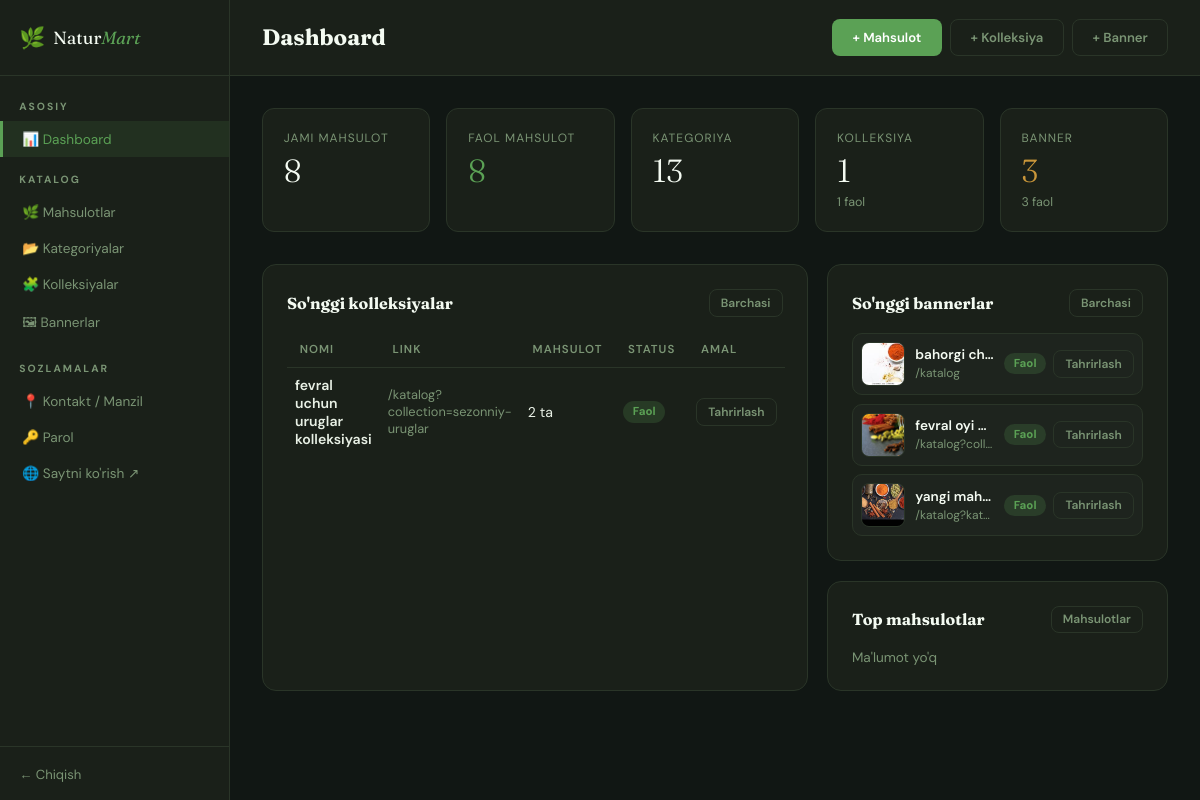
Screenshot of /admin/ (signed in) with the database file from the repository.
### tables this page shows
CREATE TABLE collections (
                id INTEGER PRIMARY KEY AUTOINCREMENT,
                name TEXT NOT NULL,
                slug TEXT UNIQUE NOT NULL,
                description TEXT,
                start_date TEXT,
                end_date TEXT,
                sort_order INTEGER DEFAULT 0,
                is_active INTEGER DEFAULT 1,
                created_at TEXT DEFAULT (datetime('now'))
            );

CREATE TABLE banners (
                id INTEGER PRIMARY KEY AUTOINCREMENT,
                title TEXT NOT NULL,
                subtitle TEXT,
                image_path TEXT NOT NULL,
                button_text TEXT,
                button_link TEXT,
                sort_order INTEGER DEFAULT 0,
                is_active INTEGER DEFAULT 1,
                created_at TEXT DEFAULT (datetime('now'))
            , collection_id INTEGER);

### app/routes/admin.py (the view)
@admin.route('/')
@login_required
def dashboard():
    db = get_db()
    stats = {
        'products': db.execute('SELECT COUNT(*) FROM product').fetchone()[0],
        'active': db.execute('SELECT COUNT(*) FROM product WHERE is_active=1').fetchone()[0],
        'categories': db.execute('SELECT COUNT(*) FROM category').fetchone()[0],
        'collections': db.execute('SELECT COUNT(*) FROM collections').fetchone()[0],
        'active_collections': db.execute('SELECT COUNT(*) FROM collections WHERE is_active=1').fetchone()[0],
        'banners': db.execute('SELECT COUNT(*) FROM banners').fetchone()[0],
        'active_banners': db.execute('SELECT COUNT(*) FROM banners WHERE is_active=1').fetchone()[0],
        'orders': db.execute('SELECT COUNT(*) FROM orders').fetchone()[0],
        'new_orders': db.execute("SELECT COUNT(*) FROM orders WHERE status='yangi'").fetchone()[0],
        'revenue': db.execute("SELECT COALESCE(SUM(total),0) FROM orders WHERE status!='bekor'").fetchone()[0],
    }
    recent_collections = db.execute(
        'SELECT c.*, COUNT(pc.product_id) as prod_count '
        'FROM collections c '
        'LEFT JOIN product_collections pc ON pc.collection_id=c.id '
        'GROUP BY c.id ORDER BY c.id DESC LIMIT 6'
    ).fetchall()
    recent_banners = db.execute(
        'SELECT b.*, c.name as collection_name, c.slug as collection_slug '
        'FROM banners b LEFT JOIN collections c ON c.id=b.collection_id '
        'ORDER BY b.id DESC LIMIT 6'
    ).fetchall()
    popular = db.execute(
        'SELECT p.name, COUNT(oi.id) as cnt FROM order_items oi '
        'JOIN product p ON p.id=oi.product_id GROUP BY oi.product_id ORDER BY cnt DESC LIMIT 5'
    ).fetchall()
    return render_template(
        'admin/dashboard.html',
        stats=stats,
        recent_collections=recent_collections,
        recent_banners=recent_banners,
        popular=popular
    )

### app/__init__.py (called while the page is built)
def get_db():
    if 'db' not in g:
        g.db = sqlite3.connect(DATABASE, detect_types=sqlite3.PARSE_DECLTYPES)
        g.db.row_factory = sqlite3.Row
        g.db.execute('PRAGMA foreign_keys = ON')
    return g.db

### app/routes/admin.py (called while the page is built)
def login_required(f):
    @wraps(f)
    def decorated(*args,**kwargs):
        if not session.get('admin_id'):
            return redirect(url_for('admin.login'))
        return f(*args,**kwargs)
    return decorated

### app/templates/admin/dashboard.html (shortened to what this page needs)
{% extends 'admin/base_admin.html' %}
{% block content %}
<div class="topbar">
  <h1 class="page-title">Dashboard</h1>
  <div class="dash-top-actions">
    <a href="{{ url_for('admin.add_product') }}" class="btn btn-green">+ Mahsulot</a>
    <a href="{{ url_for('admin.add_collection') }}" class="btn btn-outline">+ Kolleksiya</a>
    <a href="{{ url_for('admin.add_banner') }}" class="btn btn-outline">+ Banner</a>
  </div>
</div>
<div class="admin-content">
  <div class="stat-grid dashboard-stat-grid">
    <div class="stat-card">
      <div class="stat-label">Jami mahsulot</div>
      <div class="stat-val">{{ stats.products }}</div>
    </div>
    <div class="stat-card green">
      <div class="stat-label">Faol mahsulot</div>
      <div class="stat-val">{{ stats.active }}</div>
    </div>
    <div class="stat-card">
      <div class="stat-label">Kategoriya</div>
      <div class="stat-val">{{ stats.categories }}</div>
    </div>
    <div class="stat-card">
      <div class="stat-label">Kolleksiya</div>
      <div class="stat-val">{{ stats.collections }}</div>
      <div class="stat-sub">{{ stats.active_collections }} faol</div>
    </div>
    <div class="stat-card gold">
      <div class="stat-label">Banner</div>
      <div class="stat-val">{{ stats.banners }}</div>
      <div class="stat-sub">{{ stats.active_banners }} faol</div>
    </div>
  </div>
  <div class="dash-columns">
    <div class="card">
      <div class="dash-head">
        <h3>So'nggi kolleksiyalar</h3>
        <a href="{{ url_for('admin.collections') }}" class="btn btn-outline btn-sm">Barchasi</a>
      </div>
      <table>
        <thead>
          <tr>
            <th>Nomi</th>
            <th>Link</th>
            <th>Mahsulot</th>
            <th>Status</th>
            <th>Amal</th>
          </tr>
        </thead>
        <tbody>
          {% for c in recent_collections %}
          <tr>
            <td>
              <div style="font-weight:600;">{{ c.name }}</div>
            </td>
            <td style="font-size:0.8rem;color:var(--a-muted);">/katalog?collection={{ c.slug }}</td>
            <td>{{ c.prod_count }} ta</td>
            <td>
              {% if c.is_active %}
              <span class="status status-qabul">Faol</span>
              {% else %}
              <span class="status status-bekor">Nofaol</span>
              {% endif %}
            </td>
            <td>
              <a href="{{ url_for('admin.edit_collection', cid=c.id) }}" class="btn btn-outline btn-sm">Tahrirlash</a>
            </td>
          </tr>
          {% else %}
          <tr><td colspan="5" style="text-align:center;padding:1.5rem;color:var(--a-muted);">Kolleksiyalar yo'q</td></tr>
          {% endfor %}
        </tbody>
      </table>
    </div>
    <div class="dash-side">
      <div class="card">
        <div class="dash-head">
          <h3>So'nggi bannerlar</h3>
          <a href="{{ url_for('admin.banners') }}" class="btn btn-outline btn-sm">Barchasi</a>
        </div>
        <div class="dash-list">
          {% for b in recent_banners %}
          <div class="dash-item">
            <div class="dash-item-media">
              {% if b.image_path %}
              <img src="{{ url_for('static', filename='img/banners/' + b.image_path) }}" class="table-thumb" alt="{{ b.title }}">
              {% else %}
              <span>🖼</span>
              {% endif %}
            </div>
            <div class="dash-item-main">
              <div class="dash-item-title">{{ b.title }}</div>
              <div class="dash-item-sub">
                {% if b.collection_slug %}
                /katalog?collection={{ b.collection_slug }}
                {% elif b.button_link %}
                {{ b.button_link }}
                {% else %}
                /katalog
                {% endif %}
              </div>
            </div>
            <div class="dash-item-side">
              {% if b.is_active %}
              <span class="status status-qabul">Faol</span>
              {% else %}
              <span class="status status-bekor">Nofaol</span>
              {% endif %}
              <a href="{{ url_for('admin.edit_banner', bid=b.id) }}" class="btn btn-outline btn-sm">Tahrirlash</a>
            </div>
          </div>
          {% else %}
          <p style="color:var(--a-muted);font-size:0.85rem;">Bannerlar yo'q</p>
          {% endfor %}
        </div>
      </div>
      <div class="card">
        <div class="dash-head">
          <h3>Top mahsulotlar</h3>
          <a href="{{ url_for('admin.products') }}" class="btn btn-outline btn-sm">Mahsulotlar</a>
        </div>
        <div class="dash-list">
          {% for p in popular %}
          <div class="dash-item simple">
            <div class="dash-item-main">
              <div class="dash-item-title">{{ p.name }}</div>
            </div>
            <div class="dash-item-side">
              <span class="dash-badge">{{ p.cnt }} ta</span>
            </div>
          </div>
          {% else %}
          <p style="color:var(--a-muted);font-size:0.85rem;">Ma'lumot yo'q</p>
          {% endfor %}
        </div>
      </div>
    </div>
  </div>
</div>
{% endblock %}

### app/static/css/admin.css (style rules this page uses)
:root { --a-bg: #111714; --a-card: #1A2019; --a-border: #2A3528; --a-text: #E8F0E5; --a-muted: #7A9474; --a-green: #5BA155; --a-gold: #C9963A; --a-red: #C2644A; --a-blue: #4A8BC2; --a-white: #F4FBF2; --a-input: #141B12; }
*, *::before, *::after { box-sizing: border-box; margin: 0; padding: 0; }
body { font-family: 'DM Sans', sans-serif; background: var(--a-bg); color: var(--a-text); min-height: 100vh; }
a { color: inherit; text-decoration: none; }
h1, h2, h3 { font-family: 'Fraunces', serif; }
.topbar { display: flex; align-items: center; justify-content: space-between; gap: 10px; padding: 1.2rem 2rem; border-bottom: 1px solid var(--a-border); background: var(--a-card); }
.page-title { font-size: 1.4rem; color: var(--a-white); }
.admin-content { padding: 2rem; }
.card { background: var(--a-card); border: 1px solid var(--a-border); border-radius: 14px; padding: 1.5rem; }
.stat-grid { display: grid; grid-template-columns: repeat(6, 1fr); gap: 1rem; margin-bottom: 2rem; }
.stat-card { background: var(--a-card); border: 1px solid var(--a-border); border-radius: 12px; padding: 1.3rem; display: flex; flex-direction: column; gap: 0.3rem; }
.stat-label { font-size: 0.75rem; color: var(--a-muted); text-transform: uppercase; letter-spacing: 1px; }
.stat-val { font-family: 'Fraunces', serif; font-size: 2rem; color: var(--a-white); font-weight: 300; }
.stat-sub { font-size: 0.78rem; color: var(--a-muted); }
.stat-card.green .stat-val { color: var(--a-green); }
.stat-card.gold .stat-val { color: var(--a-gold); }
table { width: 100%; border-collapse: collapse; }
th { font-size: 0.72rem; text-transform: uppercase; letter-spacing: 1px; color: var(--a-muted); font-weight: 600; padding: 0.6rem 0.8rem; text-align: left; border-bottom: 1px solid var(--a-border); }
td { padding: 0.5rem 0.5rem; border-bottom: 1px solid rgba(42, 53, 40, 0.5); font-size: 0.88rem; vertical-align: middle; }
tr:last-child td { border-bottom: none; }
.btn { display: inline-flex; align-items: center; justify-content: center; gap: 0.4rem; padding: 0.55rem 1.2rem; border-radius: 8px; font-size: 0.82rem; font-weight: 600; border: 1.5px solid transparent; cursor: pointer; transition: all 0.15s; }
.btn-green { background: var(--a-green); color: #fff; }
.btn-outline { background: transparent; border-color: var(--a-border); color: var(--a-muted); }
.btn-sm { padding: 0.3rem 0.7rem; font-size: 0.75rem; }
.status { display: inline-block; padding: 0.2rem 0.6rem; border-radius: 100px; font-size: 0.72rem; font-weight: 700; }
.status-qabul { background: rgba(91, 161, 85, 0.2); color: var(--a-green); }
.table-thumb { width: 44px; height: 44px; border-radius: 8px; object-fit: cover; object-position: center; border: 1px solid var(--a-border); background: rgba(255, 255, 255, 0.04); display: block; }
.dash-top-actions { display: flex; align-items: center; gap: 0.55rem; flex-wrap: wrap; justify-content: flex-end; }
.dashboard-stat-grid { grid-template-columns: repeat(5, 1fr); }
.dash-columns { display: grid; grid-template-columns: minmax(0, 1.6fr) minmax(0, 1fr); gap: 1.2rem; }
.dash-side { display: grid; grid-template-columns: 1fr; gap: 1.2rem; }
.dash-head { display: flex; align-items: center; justify-content: space-between; gap: 0.6rem; margin-bottom: 1rem; }
.dash-head h3 { font-size: 1rem; color: var(--a-white); }
.dash-list { display: flex; flex-direction: column; gap: 0.55rem; }
.dash-item { display: grid; grid-template-columns: auto minmax(0, 1fr) auto; align-items: center; gap: 0.65rem; padding: 0.5rem; border: 1px solid var(--a-border); border-radius: 10px; background: rgba(255, 255, 255, 0.02); }
.dash-item-media { display: flex; align-items: center; justify-content: center; }
.dash-item-main { min-width: 0; }
.dash-item-title { font-size: 0.85rem; color: var(--a-white); font-weight: 600; white-space: nowrap; overflow: hidden; text-overflow: ellipsis; }
.dash-item-sub { margin-top: 0.15rem; font-size: 0.75rem; color: var(--a-muted); white-space: nowrap; overflow: hidden; text-overflow: ellipsis; }
.dash-item-side { display: flex; align-items: center; gap: 0.45rem; justify-content: flex-end; flex-wrap: wrap; }

### rows the page displays
collections: name "fevral uchun uruglar kolleksiyasi", slug "sezonniy-uruglar", prod_count "2", is_active "Faol"
banners: image_path (picture), title "bahorgi c…", button_link "/katalog", is_active "Faol"
banners: image_path (picture), title "fevral oyi…", is_active "Faol"
banners: image_path (picture), title "yangi mah…", button_link "/katalog?kat…", is_active "Faol"

### other values shown
{{ stats.products }} "8"
{{ stats.active }} "8"
{{ stats.categories }} "13"
{{ stats.collections }} "1"
{{ stats.active_collections }} "1"
{{ stats.banners }} "3"
{{ stats.active_banners }} "3"
